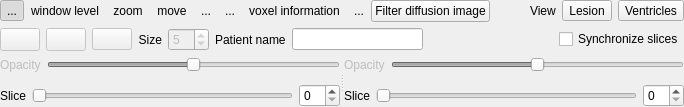
     <widget class="QWidget" name="layoutWidget" >
      <layout class="QVBoxLayout" >
       <property name="margin" >
        <number>0</number>
       </property>
       <property name="spacing" >
        <number>6</number>
       </property>
       <item>
        <layout class="QHBoxLayout" >
         <property name="margin" >
          <number>0</number>
         </property>
         <property name="spacing" >
          <number>0</number>
         </property>
         <item>
          <widget class="QToolButton" name="m_slicingToolButton" >
           <property name="text" >
            <string>...</string>
           </property>
           <property name="icon" >
            <iconset resource="../main/main.qrc" >:/images/slicing.png</iconset>
           </property>
           <property name="iconSize" >
            <size>
             <width>32</width>
             <height>32</height>
            </size>
           </property>
           <property name="checkable" >
            <bool>true</bool>
           </property>
           <property name="checked" >
            <bool>true</bool>
           </property>
           <property name="autoRaise" >
            <bool>true</bool>
           </property>
          </widget>
         </item>
         <item>
          <widget class="QToolButton" name="m_windowLevelToolButton" >
           <property name="text" >
            <string>window level</string>
           </property>
           <property name="icon" >
            <iconset resource="../main/main.qrc" >:/images/windowLevel.png</iconset>
           </property>
           <property name="iconSize" >
            <size>
             <width>32</width>
             <height>32</height>
            </size>
           </property>
           <property name="checkable" >
            <bool>true</bool>
           </property>
           <property name="autoRaise" >
            <bool>true</bool>
           </property>
          </widget>
         </item>
         <item>
          <widget class="QToolButton" name="m_zoomToolButton" >
           <property name="text" >
            <string>zoom</string>
           </property>
           <property name="icon" >
            <iconset resource="../main/main.qrc" >:/images/zoom.png</iconset>
           </property>
           <property name="iconSize" >
            <size>
             <width>32</width>
             <height>32</height>
            </size>
           </property>
           <property name="checkable" >
            <bool>true</bool>
           </property>
           <property name="autoRaise" >
            <bool>true</bool>
           </property>
          </widget>
         </item>
         <item>
          <widget class="QToolButton" name="m_moveToolButton" >
           <property name="text" >
            <string>move</string>
           </property>
           <property name="icon" >
            <iconset resource="../main/main.qrc" >:/images/move.png</iconset>
           </property>
           <property name="iconSize" >
            <size>
             <width>32</width>
             <height>32</height>
            </size>
           </property>
           <property name="checkable" >
            <bool>true</bool>
           </property>
           <property name="autoRaise" >
            <bool>true</bool>
           </property>
          </widget>
         </item>
         <item>
          <widget class="QToolButton" name="m_rotateClockWiseToolButton" >
           <property name="text" >
            <string>...</string>
           </property>
           <property name="icon" >
            <iconset resource="../main/main.qrc" >:/images/rotateClockWise.png</iconset>
           </property>
           <property name="iconSize" >
            <size>
             <width>32</width>
             <height>32</height>
            </size>
           </property>
           <property name="autoRaise" >
            <bool>true</bool>
           </property>
          </widget>
         </item>
         <item>
          <widget class="QToolButton" name="m_editorToolButton" >
           <property name="text" >
            <string>...</string>
           </property>
           <property name="icon" >
            <iconset resource="../main/main.qrc" >:/images/pencil.png</iconset>
           </property>
           <property name="iconSize" >
            <size>
             <width>32</width>
             <height>32</height>
            </size>
           </property>
           <property name="checkable" >
            <bool>true</bool>
           </property>
           <property name="autoRaise" >
            <bool>true</bool>
           </property>
          </widget>
         </item>
         <item>
          <widget class="QToolButton" name="m_voxelInformationToolButton" >
           <property name="layoutDirection" >
            <enum>Qt::LeftToRight</enum>
           </property>
           <property name="text" >
            <string>voxel information</string>
           </property>
           <property name="icon" >
            <iconset resource="../main/main.qrc" >:/images/voxelInformation.png</iconset>
           </property>
           <property name="iconSize" >
            <size>
             <width>32</width>
             <height>32</height>
            </size>
           </property>
           <property name="checkable" >
            <bool>true</bool>
           </property>
           <property name="autoRaise" >
            <bool>true</bool>
           </property>
          </widget>
         </item>
         <item>
          <widget class="QToolButton" name="m_seedToolButton" >
           <property name="text" >
            <string>...</string>
           </property>
           <property name="icon" >
            <iconset resource="../main/main.qrc" >:/images/seed.png</iconset>
           </property>
           <property name="iconSize" >
            <size>
             <width>32</width>
             <height>32</height>
            </size>
           </property>
           <property name="checkable" >
            <bool>true</bool>
           </property>
           <property name="autoRaise" >
            <bool>true</bool>
           </property>
          </widget>
         </item>
         <item>
          <widget class="QPushButton" name="m_filterDiffusionPushButton" >
           <property name="text" >
            <string>Filter diffusion image</string>
           </property>
          </widget>
         </item>
         <item>
          <spacer>
           <property name="orientation" >
            <enum>Qt::Horizontal</enum>
           </property>
           <property name="sizeHint" >
            <size>
             <width>40</width>
             <height>20</height>
            </size>
           </property>
          </spacer>
         </item>
         <item>
          <layout class="QHBoxLayout" >
           <property name="margin" >
            <number>0</number>
           </property>
           <property name="spacing" >
            <number>6</number>
           </property>
           <item>
            <widget class="QLabel" name="m_viewLabel" >
             <property name="text" >
              <string>View</string>
             </property>
            </widget>
           </item>
           <item>
            <widget class="QToolButton" name="m_lesionViewToolButton" >
             <property name="text" >
              <string>Lesion</string>
             </property>
            </widget>
           </item>
           <item>
            <widget class="QToolButton" name="m_ventriclesViewToolButton" >
             <property name="text" >
              <string>Ventricles</string>
             </property>
            </widget>
           </item>
          </layout>
         </item>
        </layout>
       </item>
       <item>
        <layout class="QHBoxLayout" >
         <property name="margin" >
          <number>0</number>
         </property>
         <property name="spacing" >
          <number>6</number>
         </property>
         <item>
          <layout class="QHBoxLayout" >
           <property name="margin" >
            <number>0</number>
           </property>
           <property name="spacing" >
            <number>6</number>
           </property>
           <item>
            <widget class="QPushButton" name="m_eraseButton" >
             <property name="enabled" >
              <bool>false</bool>
             </property>
             <property name="sizePolicy" >
              <sizepolicy>
               <hsizetype>1</hsizetype>
               <vsizetype>1</vsizetype>
               <horstretch>0</horstretch>
               <verstretch>0</verstretch>
              </sizepolicy>
             </property>
             <property name="text" >
              <string/>
             </property>
             <property name="icon" >
              <iconset resource="../main/main.qrc" >:/images/eraser.png</iconset>
             </property>
             <property name="flat" >
              <bool>false</bool>
             </property>
            </widget>
           </item>
           <item>
            <widget class="QPushButton" name="m_paintButton" >
             <property name="enabled" >
              <bool>false</bool>
             </property>
             <property name="sizePolicy" >
              <sizepolicy>
               <hsizetype>1</hsizetype>
               <vsizetype>1</vsizetype>
               <horstretch>0</horstretch>
               <verstretch>0</verstretch>
              </sizepolicy>
             </property>
             <property name="text" >
              <string/>
             </property>
             <property name="icon" >
              <iconset resource="../main/main.qrc" >:/images/airbrush.png</iconset>
             </property>
             <property name="checkable" >
              <bool>false</bool>
             </property>
             <property name="checked" >
              <bool>false</bool>
             </property>
             <property name="flat" >
              <bool>false</bool>
             </property>
            </widget>
           </item>
           <item>
            <widget class="QPushButton" name="m_eraseSliceButton" >
             <property name="enabled" >
              <bool>false</bool>
             </property>
             <property name="text" >
              <string/>
             </property>
             <property name="icon" >
              <iconset resource="../main/main.qrc" >:/images/axial.png</iconset>
             </property>
            </widget>
           </item>
           <item>
            <widget class="QLabel" name="label_3" >
             <property name="text" >
              <string>Size</string>
             </property>
             <property name="alignment" >
              <set>Qt::AlignRight|Qt::AlignTrailing|Qt::AlignVCenter</set>
             </property>
            </widget>
           </item>
           <item>
            <widget class="QSpinBox" name="m_editorSize" >
             <property name="enabled" >
              <bool>false</bool>
             </property>
             <property name="minimum" >
              <number>0</number>
             </property>
             <property name="value" >
              <number>5</number>
             </property>
            </widget>
           </item>
          </layout>
         </item>
         <item>
          <layout class="QHBoxLayout" >
           <property name="margin" >
            <number>0</number>
           </property>
           <property name="spacing" >
            <number>6</number>
           </property>
           <item>
            <widget class="QLabel" name="label_5" >
             <property name="text" >
              <string>Patient name</string>
             </property>
            </widget>
           </item>
           <item>
            <widget class="QLineEdit" name="m_patientNameLineEdit" >
             <property name="readOnly" >
              <bool>true</bool>
             </property>
            </widget>
           </item>
           <item>
            <spacer>
             <property name="orientation" >
              <enum>Qt::Horizontal</enum>
             </property>
             <property name="sizeHint" >
              <size>
               <width>40</width>
               <height>20</height>
              </size>
             </property>
            </spacer>
           </item>
           <item>
            <widget class="QCheckBox" name="m_synchroCheckBox" >
             <property name="text" >
              <string>Synchronize slices</string>
             </property>
            </widget>
           </item>
          </layout>
         </item>
        </layout>
       </item>
       <item>
        <widget class="QSplitter" name="splitter" >
         <property name="orientation" >
          <enum>Qt::Horizontal</enum>
         </property>
         <widget class="QWidget" name="layoutWidget" >
          <layout class="QVBoxLayout" >
           <property name="margin" >
            <number>0</number>
           </property>
           <property name="spacing" >
            <number>6</number>
           </property>
           <item>
            <layout class="QHBoxLayout" >
             <property name="margin" >
              <number>0</number>
             </property>
             <property name="spacing" >
              <number>6</number>
             </property>
             <item>
              <widget class="QLabel" name="m_diffusionOpacityLabel" >
               <property name="enabled" >
                <bool>false</bool>
               </property>
               <property name="text" >
                <string>Opacity</string>
               </property>
              </widget>
             </item>
             <item>
              <widget class="QSlider" name="m_diffusionOpacitySlider" >
               <property name="enabled" >
                <bool>false</bool>
               </property>
               <property name="maximum" >
                <number>100</number>
               </property>
               <property name="value" >
                <number>50</number>
               </property>
               <property name="orientation" >
                <enum>Qt::Horizontal</enum>
               </property>
              </widget>
             </item>
            </layout>
           </item>
           <item>
            <widget class="udg::Q2DViewer" native="1" name="m_diffusion2DView" >
             <property name="sizePolicy" >
              <sizepolicy>
               <hsizetype>7</hsizetype>
               <vsizetype>7</vsizetype>
               <horstretch>0</horstretch>
               <verstretch>0</verstretch>
              </sizepolicy>
             </property>
             <property name="maximumSize" >
              <size>
               <width>100000</width>
               <height>100000</height>
              </size>
             </property>
            </widget>
           </item>
           <item>
            <layout class="QHBoxLayout" >
             <property name="margin" >
              <number>0</number>
             </property>
             <property name="spacing" >
              <number>6</number>
             </property>
             <item>
              <widget class="QLabel" name="m_diffusionSliceLabel" >
               <property name="text" >
                <string>Slice</string>
               </property>
              </widget>
             </item>
             <item>
              <widget class="QSlider" name="m_diffusionSliceSlider" >
               <property name="orientation" >
                <enum>Qt::Horizontal</enum>
               </property>
              </widget>
             </item>
             <item>
              <widget class="QSpinBox" name="m_diffusionSliceSpinBox" />
             </item>
            </layout>
           </item>
          </layout>
         </widget>
         <widget class="QWidget" name="layoutWidget" >
          <layout class="QVBoxLayout" >
           <property name="margin" >
            <number>0</number>
           </property>
           <property name="spacing" >
            <number>6</number>
           </property>
           <item>
            <layout class="QHBoxLayout" >
             <property name="margin" >
              <number>0</number>
             </property>
             <property name="spacing" >
              <number>6</number>
             </property>
             <item>
              <widget class="QLabel" name="m_perfusionOpacityLabel" >
               <property name="enabled" >
                <bool>false</bool>
               </property>
               <property name="text" >
                <string>Opacity</string>
               </property>
              </widget>
             </item>
             <item>
              <widget class="QSlider" name="m_perfusionOpacitySlider" >
               <property name="enabled" >
                <bool>false</bool>
               </property>
               <property name="maximum" >
                <number>100</number>
               </property>
               <property name="value" >
                <number>50</number>
               </property>
               <property name="orientation" >
                <enum>Qt::Horizontal</enum>
               </property>
              </widget>
             </item>
            </layout>
           </item>
           <item>
            <widget class="udg::Q2DViewer" native="1" name="m_perfusion2DView" >
             <property name="sizePolicy" >
              <sizepolicy>
               <hsizetype>7</hsizetype>
               <vsizetype>7</vsizetype>
               <horstretch>0</horstretch>
               <verstretch>0</verstretch>
              </sizepolicy>
             </property>
             <property name="maximumSize" >
              <size>
               <width>100000</width>
               <height>100000</height>
              </size>
             </property>
            </widget>
           </item>
           <item>
            <layout class="QHBoxLayout" >
             <property name="margin" >
              <number>0</number>
             </property>
             <property name="spacing" >
              <number>6</number>
             </property>
             <item>
              <widget class="QLabel" name="m_perfusionSliceLabel" >
               <property name="text" >
                <string>Slice</string>
               </property>
              </widget>
             </item>
             <item>
              <widget class="QSlider" name="m_perfusionSliceSlider" >
               <property name="orientation" >
                <enum>Qt::Horizontal</enum>
               </property>
              </widget>
             </item>
             <item>
              <widget class="QSpinBox" name="m_perfusionSliceSpinBox" />
             </item>
            </layout>
           </item>
          </layout>
         </widget>
        </widget>
       </item>
      </layout>
     </widget>
